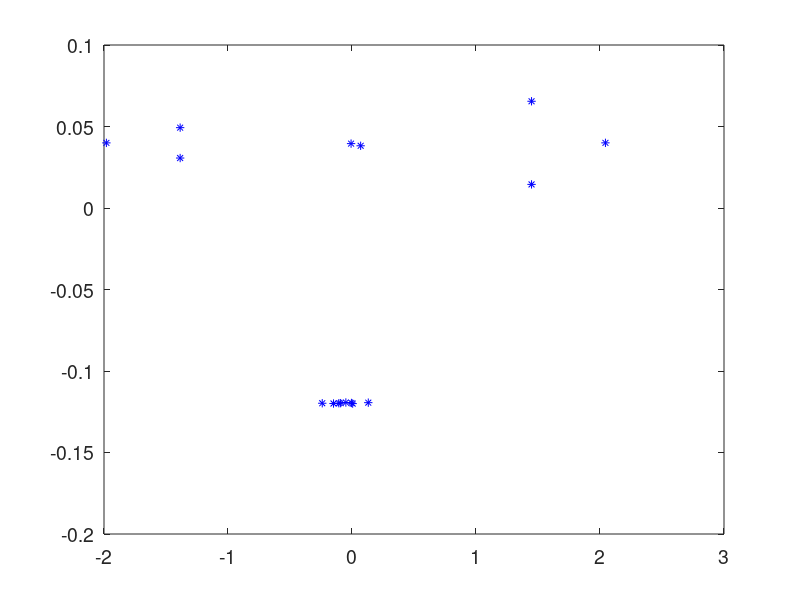
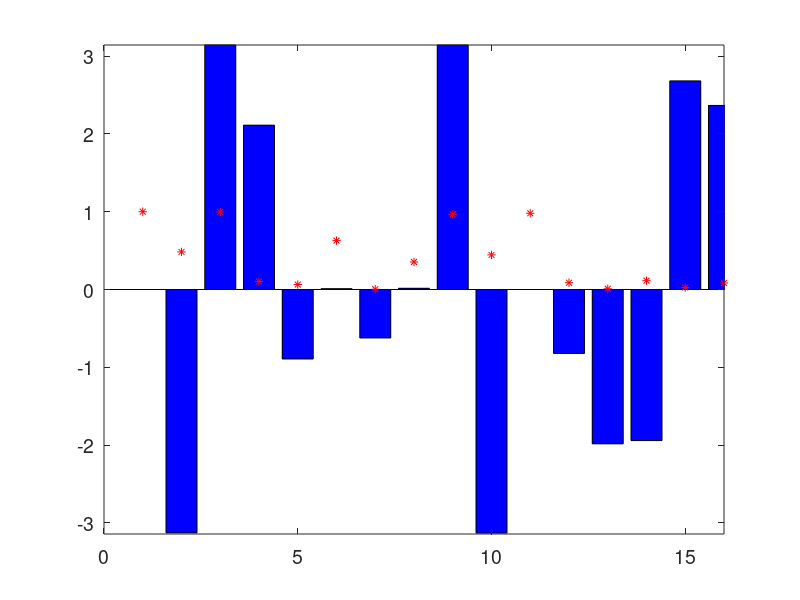

Recreate these plots in MATLAB, in order. (Note: this script raises an error after producing the figures.)
clc
clear all
close all
Nd = 15; 
t = 1; 
h = 0.02;
k1 = exp(h); 
k2 = exp(-h); 
g = k1 - k2;
loss = 0.02*k2;

Nr = (Nd + 1)/4;
F0 = sparse(zeros(Nr, Nr));
E1 = sparse(fliplr(diag([k2 loss k1 loss])));
E1_ = sparse(fliplr(diag([loss k2 loss k1])));
E2 = sparse(fliplr(diag([loss k1 loss k2])));
E2_ = sparse(fliplr(diag([k1 loss k2 loss])));
E3 = sparse(fliplr(diag([loss loss loss loss])));

%%Loss is negative imaginary
D1 = diag((rand(4,1)-0.5)'*0.5+g*1i*[1 1 1 -3]) + diag(k1*[1 1 loss], 1) + diag(k2*[1 1 loss], -1);
D2 = diag((rand(4,1)-0.5)'*0.5+g*1i*[-3 1 -3 1]) + diag([loss loss loss], 1) + diag([loss loss loss], -1);
D3 = diag((rand(4,1)-0.5)'*0.5+g*1i*[1 1 1 -3]) + diag([k2 k2 loss], 1) + diag([k1 k1 loss], -1);
D4 = diag((rand(4,1)-0.5)'*0.5-3*g*1i*ones(1,Nr));

H = sparse([D1 E1 F0 F0;
            E1_ D2 E2 F0;
            F0 E2_ D3 E3;
            F0 F0 E3 D4]);

% H = sparse([D1 E1;
%             E1 D1;
%             ]);

[V, A] = eig(full(H));
lam = diag(A);
% [~, idx] = sort(real(lam));
% lam1 = lam(idx);
figure
plot(real(lam),imag(lam),'b*');
hold on
set(gcf, 'Position', [00, 00, 350, 300])
% axis([0 Nd + 1 -2.5 2.5])
set(gca,'FontSize', 14) % Font Size
Lasing = find(imag(diag(V)) > 0);
Lasing=7

bn = 7
figure
bar(angle(V(:,bn)),'b')
hold on
plot(abs(V(:,bn))/max(abs(V(:,bn))),'r*')
set(gcf, 'Position', [00, 00, 350, 300])
set(gca,'FontSize', 14) % Font Size
axis([0 Nd + 1 -pi pi])


Intensity = abs(V(:, Lasing)) .* abs(V(:, Lasing));
Intensity = Intensity ./ max(Intensity);
Phase = angle(V(:, Lasing));
Nall = sqrt(Nd+1);
for k = 1:1:Nall

    if mod(k, 2)
        RT(k, :) = Intensity((k - 1) * Nall + (1:Nall));
    else
        RT(k, :) = fliplr(Intensity((k - 1) * Nall + (1:Nall))');
    end

end

for k = 1:1:Nall

    if mod(k, 2)
        RA(k, :) = Phase((k - 1) * Nall + (1:Nall));
    else
        RA(k, :) = fliplr(Phase((k - 1) * Nall + (1:Nall))');
    end

end

plotring(RT, [0 1.2])
plotring(RA, [-pi pi])
% % 
% % figure;
% % imagesc(RT);
% % colorbar;
% % set(gcf, 'Position', [00, 00, 400, 300]);
% % set(gca, 'FontSize', 14);
% % 
% % figure;
% % imagesc(RA, [-pi pi]);
% % colormap([0.5 0.5 0.5; 0 1 1; 0 1 0; 1 0.5 0; 0.5 0.5 0.5]);
% % % colormap 'flag'
% % colorbar;

% bn = 9;
% figure
% bar(angle(V(:,bn)),'b')
% hold on
% plot(abs(V(:,bn))/max(abs(V(:,bn))),'r*')
% set(gcf, 'Position', [00, 00, 350, 300])
% set(gca,'FontSize', 14) % Font Size
% axis([0 Nd + 1 -pi pi])
% phi = linspace(2*pi/(Nd + 1),2*pi,Nd + 1);
% phi2 = circshift(phi,1);
% xRing = [cos(phi);cos(phi)*1.5;cos(phi2)*1.5;cos(phi2)];
% yRing = [sin(phi);sin(phi)*1.5;sin(phi2)*1.5;sin(phi2)];
% ringData = angle(V(:,bn));
% figure
% patch(xRing,yRing,ringData, 'Edgecolor','none');
% set(gca,'cLim',[-pi pi]);
% axis square
%  axis off
% set(gcf,'color','w');
% colormap('hsv')
% colorbar
